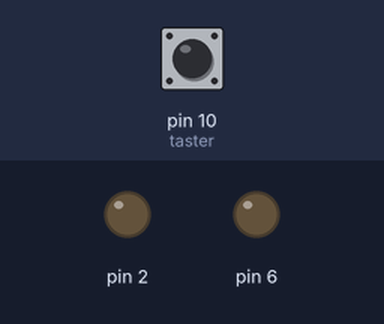
A sketch run on a simulated Arduino Uno, built with avr-gcc and run on an emulated ATmega328P. Shown: output pins drawn as LEDs (lit = HIGH). Dashed ring = blinking. Inputs (shaded band) come from the test bench; at power-on: pin 10 (taster) HIGH.

Above: at 1.2 s.
1.3 s: pin 10 (taster) pulled LOW for 0.15 s
At 2.4 s:
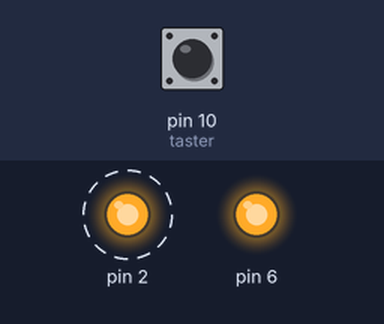
At 3.4 s:
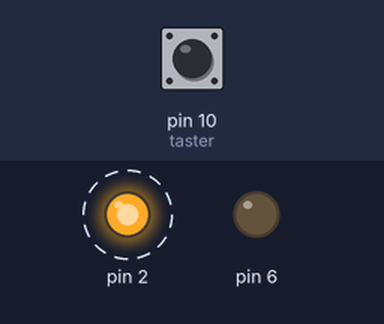
4.4 s: pin 10 (taster) pulsed LOW 2 times (0.12 s each, 0.3 s apart)
8.0 s: pin 10 (taster) pulsed LOW 2 times (0.12 s each, 0.3 s apart)
At 8.9 s:
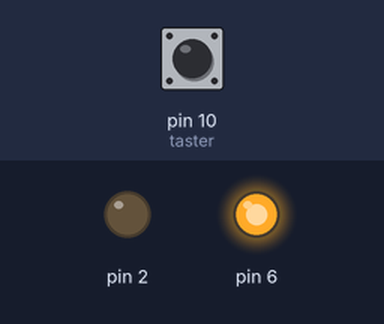
Timing chart, 0 to 17.6 s (numbered marks = the images above; inputs shaded):
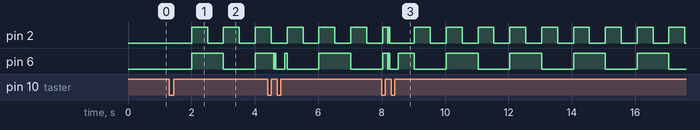

Measured:
- after the input at 1.3 s, pin 2: alternates HIGH for 0.50 s and LOW for 0.50 s, starting after 0.71 s; pin 6: LOW → HIGH after 0.71 s, → LOW 1.0 s later, → HIGH 1.0 s later

The sketch:

_bung_millis.ino
```cpp
/*
   Funktion:        Eine LED blinkt im Sekunden Takt die andere alle halbe Sekunde
   Programierer:    Eric Junker
   letzte Änderung: 17.11.2020
   Version:         1.0
   Hardware:        Pin 2 güne LED
                    Pin 6 rote LED
*/

#include <OneButton.h>

unsigned long zeitAnfangRot = 0;
unsigned long zeitAnfangGruen = 0;
unsigned long zeitRot = 1000;
unsigned long zeitGruen = 500;
bool merkerLedRot = false;
bool merkerLedGruen = false;
bool merkerTaster = false;
OneButton taster(10, true);

void setup()
{
  pinMode(2, OUTPUT);
  pinMode(6, OUTPUT);
  Serial.begin(9600);
  taster.attachClick(Taster_Funktion);

}

void loop()
{
  taster.tick();
  delay(10);


  if ((millis() - zeitAnfangRot) > zeitRot)
  {
    if (merkerTaster == true)
    {
      merkerLedRot = !merkerLedRot;
    }
    zeitAnfangRot = millis();
  }
  if (merkerLedRot == true)
  {
    digitalWrite(6, HIGH);
  }
  else
  {
    digitalWrite(6, LOW);
  }

  if ((millis() - zeitAnfangGruen) > zeitGruen)
  {
    if (merkerTaster == true)
    {
      merkerLedGruen = !merkerLedGruen;
    }
    zeitAnfangGruen = millis();
  }
  if (merkerLedGruen == true)
  {
    digitalWrite(2, HIGH);
  }
  else
  {
    digitalWrite(2, LOW);
  }
  if (merkerTaster ==false)
  {
    digitalWrite(2, LOW);
    digitalWrite(6,LOW);
  }

}

void Taster_Funktion()
{
  merkerTaster = !merkerTaster;
}
```
